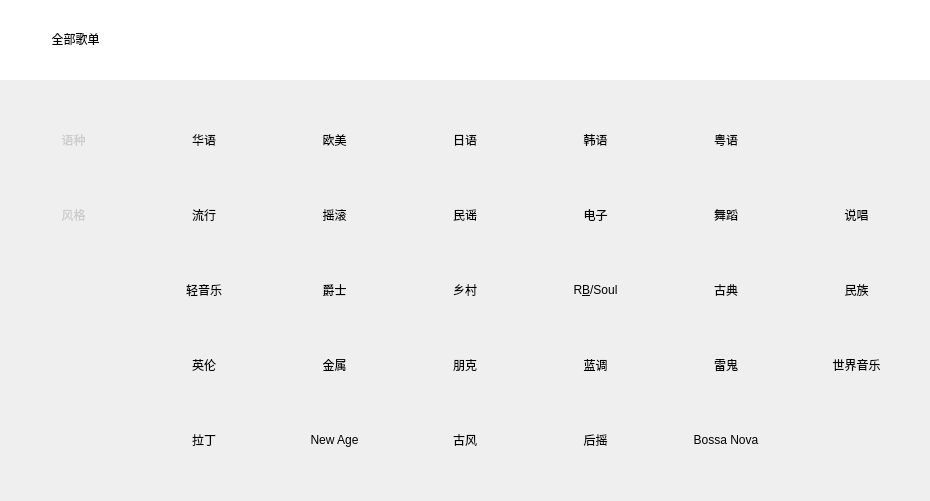
<?xml version="1.0" encoding="UTF-8"?>
<ui version="4.0">
 <class>SongListsClassifyClass</class>
 <widget class="QWidget" name="SongListsClassifyClass">
  <property name="windowModality">
   <enum>Qt::NonModal</enum>
  </property>
  <property name="geometry">
   <rect>
    <x>0</x>
    <y>0</y>
    <width>930</width>
    <height>501</height>
   </rect>
  </property>
  <property name="minimumSize">
   <size>
    <width>930</width>
    <height>501</height>
   </size>
  </property>
  <property name="focusPolicy">
   <enum>Qt::NoFocus</enum>
  </property>
  <property name="windowTitle">
   <string>SongListsClassify</string>
  </property>
  <property name="styleSheet">
   <string notr="true"/>
  </property>
  <widget class="Line" name="line">
   <property name="geometry">
    <rect>
     <x>0</x>
     <y>70</y>
     <width>950</width>
     <height>16</height>
    </rect>
   </property>
   <property name="minimumSize">
    <size>
     <width>950</width>
     <height>0</height>
    </size>
   </property>
   <property name="orientation">
    <enum>Qt::Horizontal</enum>
   </property>
  </widget>
  <widget class="QWidget" name="widget" native="true">
   <property name="geometry">
    <rect>
     <x>0</x>
     <y>80</y>
     <width>930</width>
     <height>421</height>
    </rect>
   </property>
   <layout class="QGridLayout" name="gridLayout">
    <item row="0" column="0">
     <widget class="QPushButton" name="pushButton_2">
      <property name="minimumSize">
       <size>
        <width>93</width>
        <height>41</height>
       </size>
      </property>
      <property name="styleSheet">
       <string notr="true">color: rgb(204, 204, 204);</string>
      </property>
      <property name="text">
       <string>语种</string>
      </property>
      <property name="icon">
       <iconset>
        <normaloff>../../res/歌单/全部歌单/语种.png</normaloff>../../res/歌单/全部歌单/语种.png</iconset>
      </property>
      <property name="iconSize">
       <size>
        <width>40</width>
        <height>40</height>
       </size>
      </property>
      <property name="checkable">
       <bool>true</bool>
      </property>
      <property name="flat">
       <bool>true</bool>
      </property>
     </widget>
    </item>
    <item row="0" column="1">
     <widget class="QPushButton" name="chinese_btn">
      <property name="minimumSize">
       <size>
        <width>93</width>
        <height>41</height>
       </size>
      </property>
      <property name="cursor">
       <cursorShape>PointingHandCursor</cursorShape>
      </property>
      <property name="text">
       <string>华语</string>
      </property>
      <property name="checkable">
       <bool>true</bool>
      </property>
      <property name="flat">
       <bool>true</bool>
      </property>
     </widget>
    </item>
    <item row="0" column="2">
     <widget class="QPushButton" name="pushButton_4">
      <property name="minimumSize">
       <size>
        <width>93</width>
        <height>41</height>
       </size>
      </property>
      <property name="cursor">
       <cursorShape>PointingHandCursor</cursorShape>
      </property>
      <property name="text">
       <string>欧美</string>
      </property>
      <property name="checkable">
       <bool>true</bool>
      </property>
      <property name="flat">
       <bool>true</bool>
      </property>
     </widget>
    </item>
    <item row="0" column="3">
     <widget class="QPushButton" name="pushButton_6">
      <property name="minimumSize">
       <size>
        <width>93</width>
        <height>41</height>
       </size>
      </property>
      <property name="cursor">
       <cursorShape>PointingHandCursor</cursorShape>
      </property>
      <property name="text">
       <string>日语</string>
      </property>
      <property name="checkable">
       <bool>true</bool>
      </property>
      <property name="flat">
       <bool>true</bool>
      </property>
     </widget>
    </item>
    <item row="0" column="4">
     <widget class="QPushButton" name="pushButton_5">
      <property name="minimumSize">
       <size>
        <width>93</width>
        <height>41</height>
       </size>
      </property>
      <property name="cursor">
       <cursorShape>PointingHandCursor</cursorShape>
      </property>
      <property name="text">
       <string>韩语</string>
      </property>
      <property name="checkable">
       <bool>true</bool>
      </property>
      <property name="flat">
       <bool>true</bool>
      </property>
     </widget>
    </item>
    <item row="0" column="5">
     <widget class="QPushButton" name="pushButton_7">
      <property name="minimumSize">
       <size>
        <width>93</width>
        <height>41</height>
       </size>
      </property>
      <property name="cursor">
       <cursorShape>PointingHandCursor</cursorShape>
      </property>
      <property name="text">
       <string>粤语</string>
      </property>
      <property name="checkable">
       <bool>true</bool>
      </property>
      <property name="flat">
       <bool>true</bool>
      </property>
     </widget>
    </item>
    <item row="1" column="0">
     <widget class="QPushButton" name="pushButton_8">
      <property name="minimumSize">
       <size>
        <width>93</width>
        <height>41</height>
       </size>
      </property>
      <property name="styleSheet">
       <string notr="true">color: rgb(204, 204, 204);</string>
      </property>
      <property name="text">
       <string>风格</string>
      </property>
      <property name="icon">
       <iconset>
        <normaloff>../../res/歌单/全部歌单/风格.png</normaloff>../../res/歌单/全部歌单/风格.png</iconset>
      </property>
      <property name="iconSize">
       <size>
        <width>40</width>
        <height>40</height>
       </size>
      </property>
      <property name="checkable">
       <bool>true</bool>
      </property>
      <property name="flat">
       <bool>true</bool>
      </property>
     </widget>
    </item>
    <item row="1" column="1">
     <widget class="QPushButton" name="pushButton_9">
      <property name="minimumSize">
       <size>
        <width>93</width>
        <height>41</height>
       </size>
      </property>
      <property name="text">
       <string>流行</string>
      </property>
      <property name="checkable">
       <bool>true</bool>
      </property>
      <property name="flat">
       <bool>true</bool>
      </property>
     </widget>
    </item>
    <item row="1" column="2">
     <widget class="QPushButton" name="pushButton_12">
      <property name="minimumSize">
       <size>
        <width>93</width>
        <height>41</height>
       </size>
      </property>
      <property name="text">
       <string>摇滚</string>
      </property>
      <property name="checkable">
       <bool>true</bool>
      </property>
      <property name="flat">
       <bool>true</bool>
      </property>
     </widget>
    </item>
    <item row="1" column="3">
     <widget class="QPushButton" name="pushButton_11">
      <property name="minimumSize">
       <size>
        <width>93</width>
        <height>41</height>
       </size>
      </property>
      <property name="text">
       <string>民谣</string>
      </property>
      <property name="checkable">
       <bool>true</bool>
      </property>
      <property name="flat">
       <bool>true</bool>
      </property>
     </widget>
    </item>
    <item row="1" column="4">
     <widget class="QPushButton" name="pushButton_13">
      <property name="minimumSize">
       <size>
        <width>93</width>
        <height>41</height>
       </size>
      </property>
      <property name="text">
       <string>电子</string>
      </property>
      <property name="checkable">
       <bool>true</bool>
      </property>
      <property name="flat">
       <bool>true</bool>
      </property>
     </widget>
    </item>
    <item row="1" column="5">
     <widget class="QPushButton" name="pushButton_10">
      <property name="minimumSize">
       <size>
        <width>93</width>
        <height>41</height>
       </size>
      </property>
      <property name="cursor">
       <cursorShape>PointingHandCursor</cursorShape>
      </property>
      <property name="text">
       <string>舞蹈</string>
      </property>
      <property name="checkable">
       <bool>true</bool>
      </property>
      <property name="flat">
       <bool>true</bool>
      </property>
     </widget>
    </item>
    <item row="1" column="6">
     <widget class="QPushButton" name="pushButton_46">
      <property name="minimumSize">
       <size>
        <width>93</width>
        <height>41</height>
       </size>
      </property>
      <property name="cursor">
       <cursorShape>PointingHandCursor</cursorShape>
      </property>
      <property name="text">
       <string>说唱</string>
      </property>
      <property name="checkable">
       <bool>true</bool>
      </property>
      <property name="flat">
       <bool>true</bool>
      </property>
     </widget>
    </item>
    <item row="2" column="1">
     <widget class="QPushButton" name="pushButton_14">
      <property name="minimumSize">
       <size>
        <width>93</width>
        <height>41</height>
       </size>
      </property>
      <property name="cursor">
       <cursorShape>PointingHandCursor</cursorShape>
      </property>
      <property name="text">
       <string>轻音乐</string>
      </property>
      <property name="checkable">
       <bool>true</bool>
      </property>
      <property name="flat">
       <bool>true</bool>
      </property>
     </widget>
    </item>
    <item row="2" column="2">
     <widget class="QPushButton" name="pushButton_17">
      <property name="minimumSize">
       <size>
        <width>93</width>
        <height>41</height>
       </size>
      </property>
      <property name="cursor">
       <cursorShape>PointingHandCursor</cursorShape>
      </property>
      <property name="text">
       <string>爵士</string>
      </property>
      <property name="checkable">
       <bool>true</bool>
      </property>
      <property name="flat">
       <bool>true</bool>
      </property>
     </widget>
    </item>
    <item row="2" column="3">
     <widget class="QPushButton" name="pushButton_16">
      <property name="minimumSize">
       <size>
        <width>93</width>
        <height>41</height>
       </size>
      </property>
      <property name="cursor">
       <cursorShape>PointingHandCursor</cursorShape>
      </property>
      <property name="text">
       <string>乡村</string>
      </property>
      <property name="checkable">
       <bool>true</bool>
      </property>
      <property name="flat">
       <bool>true</bool>
      </property>
     </widget>
    </item>
    <item row="2" column="4">
     <widget class="QPushButton" name="pushButton_18">
      <property name="minimumSize">
       <size>
        <width>93</width>
        <height>41</height>
       </size>
      </property>
      <property name="cursor">
       <cursorShape>PointingHandCursor</cursorShape>
      </property>
      <property name="text">
       <string>R&amp;B/Soul</string>
      </property>
      <property name="checkable">
       <bool>true</bool>
      </property>
      <property name="flat">
       <bool>true</bool>
      </property>
     </widget>
    </item>
    <item row="2" column="5">
     <widget class="QPushButton" name="pushButton_15">
      <property name="minimumSize">
       <size>
        <width>93</width>
        <height>41</height>
       </size>
      </property>
      <property name="cursor">
       <cursorShape>PointingHandCursor</cursorShape>
      </property>
      <property name="text">
       <string>古典</string>
      </property>
      <property name="checkable">
       <bool>true</bool>
      </property>
      <property name="flat">
       <bool>true</bool>
      </property>
     </widget>
    </item>
    <item row="2" column="6">
     <widget class="QPushButton" name="pushButton_47">
      <property name="minimumSize">
       <size>
        <width>93</width>
        <height>41</height>
       </size>
      </property>
      <property name="cursor">
       <cursorShape>PointingHandCursor</cursorShape>
      </property>
      <property name="text">
       <string>民族</string>
      </property>
      <property name="checkable">
       <bool>true</bool>
      </property>
      <property name="flat">
       <bool>true</bool>
      </property>
     </widget>
    </item>
    <item row="3" column="1">
     <widget class="QPushButton" name="pushButton_19">
      <property name="minimumSize">
       <size>
        <width>93</width>
        <height>41</height>
       </size>
      </property>
      <property name="cursor">
       <cursorShape>PointingHandCursor</cursorShape>
      </property>
      <property name="text">
       <string>英伦</string>
      </property>
      <property name="checkable">
       <bool>true</bool>
      </property>
      <property name="flat">
       <bool>true</bool>
      </property>
     </widget>
    </item>
    <item row="3" column="2">
     <widget class="QPushButton" name="pushButton_22">
      <property name="minimumSize">
       <size>
        <width>93</width>
        <height>41</height>
       </size>
      </property>
      <property name="cursor">
       <cursorShape>PointingHandCursor</cursorShape>
      </property>
      <property name="text">
       <string>金属</string>
      </property>
      <property name="checkable">
       <bool>true</bool>
      </property>
      <property name="flat">
       <bool>true</bool>
      </property>
     </widget>
    </item>
    <item row="3" column="3">
     <widget class="QPushButton" name="pushButton_21">
      <property name="minimumSize">
       <size>
        <width>93</width>
        <height>41</height>
       </size>
      </property>
      <property name="cursor">
       <cursorShape>PointingHandCursor</cursorShape>
      </property>
      <property name="text">
       <string>朋克</string>
      </property>
      <property name="checkable">
       <bool>true</bool>
      </property>
      <property name="flat">
       <bool>true</bool>
      </property>
     </widget>
    </item>
    <item row="3" column="4">
     <widget class="QPushButton" name="pushButton_23">
      <property name="minimumSize">
       <size>
        <width>93</width>
        <height>41</height>
       </size>
      </property>
      <property name="cursor">
       <cursorShape>PointingHandCursor</cursorShape>
      </property>
      <property name="text">
       <string>蓝调</string>
      </property>
      <property name="checkable">
       <bool>true</bool>
      </property>
      <property name="flat">
       <bool>true</bool>
      </property>
     </widget>
    </item>
    <item row="3" column="5">
     <widget class="QPushButton" name="pushButton_20">
      <property name="minimumSize">
       <size>
        <width>93</width>
        <height>41</height>
       </size>
      </property>
      <property name="cursor">
       <cursorShape>PointingHandCursor</cursorShape>
      </property>
      <property name="text">
       <string>雷鬼</string>
      </property>
      <property name="checkable">
       <bool>true</bool>
      </property>
      <property name="flat">
       <bool>true</bool>
      </property>
     </widget>
    </item>
    <item row="3" column="6">
     <widget class="QPushButton" name="pushButton_48">
      <property name="minimumSize">
       <size>
        <width>93</width>
        <height>41</height>
       </size>
      </property>
      <property name="cursor">
       <cursorShape>PointingHandCursor</cursorShape>
      </property>
      <property name="text">
       <string>世界音乐</string>
      </property>
      <property name="checkable">
       <bool>true</bool>
      </property>
      <property name="flat">
       <bool>true</bool>
      </property>
     </widget>
    </item>
    <item row="4" column="1">
     <widget class="QPushButton" name="pushButton_49">
      <property name="minimumSize">
       <size>
        <width>93</width>
        <height>41</height>
       </size>
      </property>
      <property name="cursor">
       <cursorShape>PointingHandCursor</cursorShape>
      </property>
      <property name="text">
       <string>拉丁</string>
      </property>
      <property name="flat">
       <bool>true</bool>
      </property>
     </widget>
    </item>
    <item row="4" column="2">
     <widget class="QPushButton" name="pushButton_50">
      <property name="minimumSize">
       <size>
        <width>93</width>
        <height>41</height>
       </size>
      </property>
      <property name="cursor">
       <cursorShape>PointingHandCursor</cursorShape>
      </property>
      <property name="text">
       <string>New Age</string>
      </property>
      <property name="flat">
       <bool>true</bool>
      </property>
     </widget>
    </item>
    <item row="4" column="3">
     <widget class="QPushButton" name="pushButton_51">
      <property name="minimumSize">
       <size>
        <width>93</width>
        <height>41</height>
       </size>
      </property>
      <property name="cursor">
       <cursorShape>PointingHandCursor</cursorShape>
      </property>
      <property name="text">
       <string>古风</string>
      </property>
      <property name="flat">
       <bool>true</bool>
      </property>
     </widget>
    </item>
    <item row="4" column="4">
     <widget class="QPushButton" name="pushButton_52">
      <property name="minimumSize">
       <size>
        <width>93</width>
        <height>41</height>
       </size>
      </property>
      <property name="cursor">
       <cursorShape>PointingHandCursor</cursorShape>
      </property>
      <property name="text">
       <string>后摇</string>
      </property>
      <property name="flat">
       <bool>true</bool>
      </property>
     </widget>
    </item>
    <item row="4" column="5">
     <widget class="QPushButton" name="pushButton_53">
      <property name="minimumSize">
       <size>
        <width>93</width>
        <height>41</height>
       </size>
      </property>
      <property name="cursor">
       <cursorShape>PointingHandCursor</cursorShape>
      </property>
      <property name="text">
       <string>Bossa Nova</string>
      </property>
      <property name="checkable">
       <bool>true</bool>
      </property>
      <property name="flat">
       <bool>true</bool>
      </property>
     </widget>
    </item>
   </layout>
  </widget>
  <widget class="QWidget" name="widget_2" native="true">
   <property name="geometry">
    <rect>
     <x>0</x>
     <y>0</y>
     <width>931</width>
     <height>80</height>
    </rect>
   </property>
   <property name="styleSheet">
    <string notr="true">background-color: rgb(255, 255, 255);</string>
   </property>
   <widget class="QPushButton" name="main_control_btn">
    <property name="geometry">
     <rect>
      <x>30</x>
      <y>18</y>
      <width>91</width>
      <height>41</height>
     </rect>
    </property>
    <property name="cursor">
     <cursorShape>PointingHandCursor</cursorShape>
    </property>
    <property name="text">
     <string>全部歌单</string>
    </property>
    <property name="checkable">
     <bool>true</bool>
    </property>
    <property name="autoDefault">
     <bool>false</bool>
    </property>
    <property name="default">
     <bool>false</bool>
    </property>
    <property name="flat">
     <bool>true</bool>
    </property>
   </widget>
  </widget>
 </widget>
 <layoutdefault spacing="6" margin="11"/>
 <resources/>
 <connections/>
</ui>
